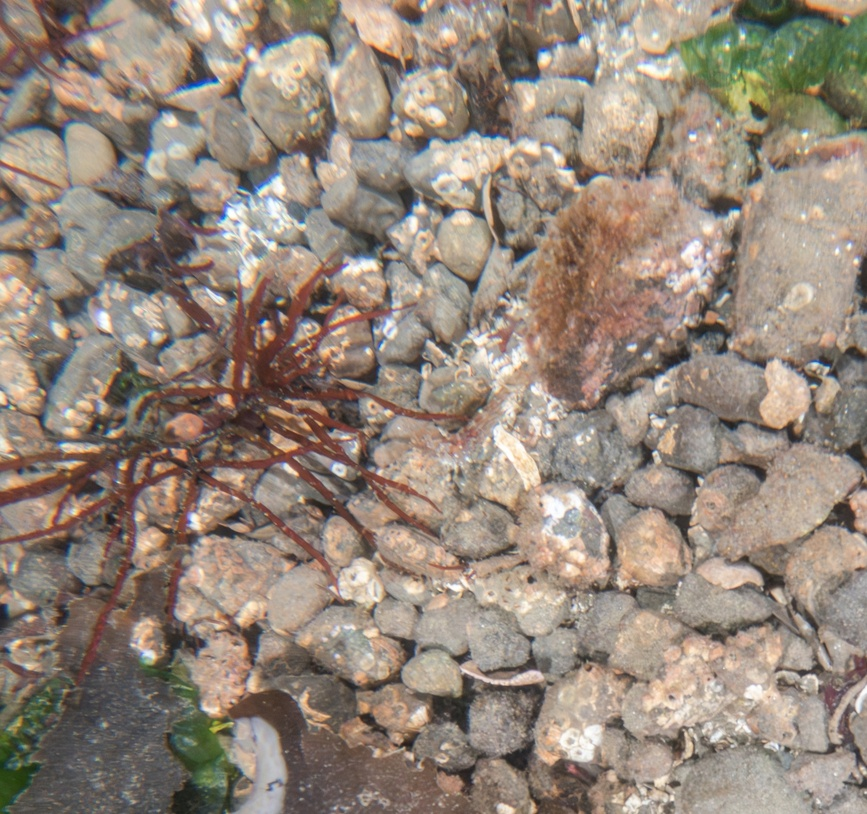
#> input picture images/small_test_rock.jpg, 867 x 814 px, shrunk from 2409 x 2263 before the run; its folder holds only this picture in this run
$ python houghCircles.py
#> lines starting #> are read from the running program, lines starting #| are printed output that depends on the picture
import cv2
import os
import numpy as np


image_dir = 'images'

# List all files in the directory
image_files = [f for f in os.listdir(image_dir) if os.path.isfile(os.path.join(image_dir, f))]

for image_file in image_files:
    print("image file: " +  image_file)
    img_path = os.path.join(image_dir, image_file)
    img = cv2.imread(img_path, 0)
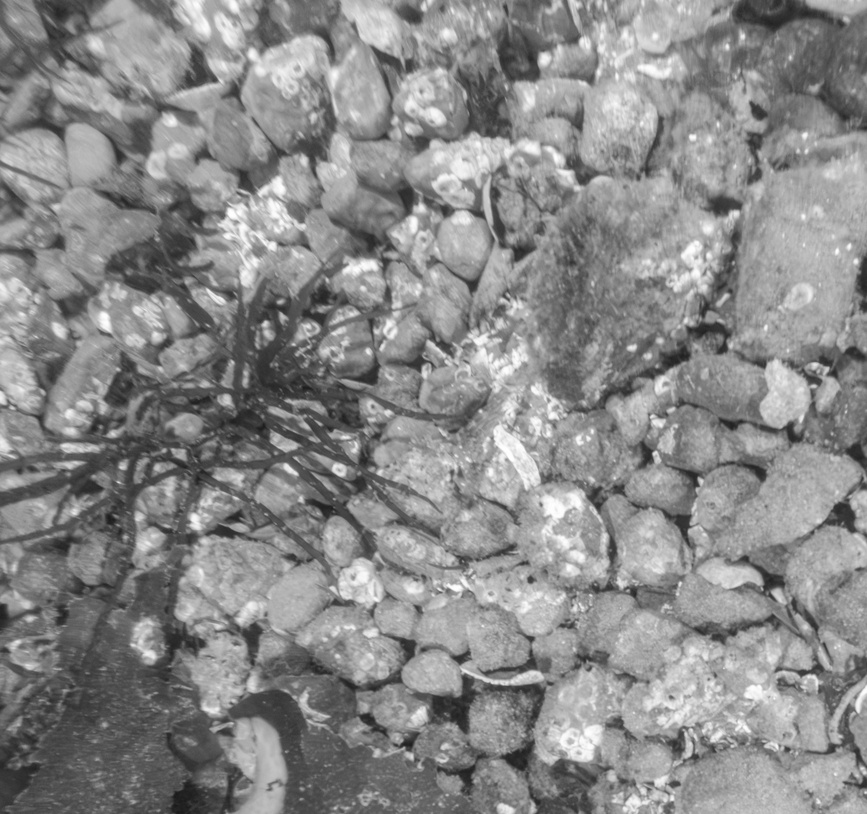
#> img: shape (814, 867); min 25, max 255, mean 137.4
    img = cv2.medianBlur(img, 5)
    cimg = cv2.cvtColor(img, cv2.COLOR_GRAY2BGR)

    circles = cv2.HoughCircles(img,cv2.HOUGH_GRADIENT,1,30,
                                param1=40,param2=30,minRadius=100,maxRadius=130)
#> circles = 48 rows, first 8: [658.5, 468.5, 125], [442.5, 393.5, 122.8], [599.5, 381.5, 120.6], [232.5, 567.5, 129.4], [232.5, 535.5, 129.4], [640.5, 193.5, 118.4], [507.5, 542.5, 129.4], [713.5, 544.5, 118.4]
    # min_dist: increase this value to find circles with a larger distance
    # maxRadius: reduce this parameter to avoid circles that contain more than one crater
    # param1: higher values make the edge detector less sensitive; only clear cut edges will be used

    print("number of circles: ", len(circles[0]))  # Number of circles found in the image
#| number of circles:  48

    if circles is not None:
        circles = np.uint16(np.around(circles))
#> circles = 48 rows, first 8: [658, 468, 125], [442, 394, 123], [600, 382, 121], [232, 568, 129], [232, 536, 129], [640, 194, 118], [508, 542, 129], [714, 544, 118]
        for i in circles[0, :]:
            # draw the outer circle
            cv2.circle(cimg, (i[0], i[1]), i[2], (0, 255, 0), 2)
            # draw the center of the circle
            cv2.circle(cimg, (i[0], i[1]), 2, (0, 0, 255), 3)
#> this loop made 48 passes
#> i on passes 1 to 12: [658, 468, 125], [442, 394, 123], [600, 382, 121], [232, 568, 129], [232, 536, 129], [640, 194, 118], [508, 542, 129], [714, 544, 118], [482, 258, 129], [458, 620, 121], [698, 468, 121], [412, 536, 123]
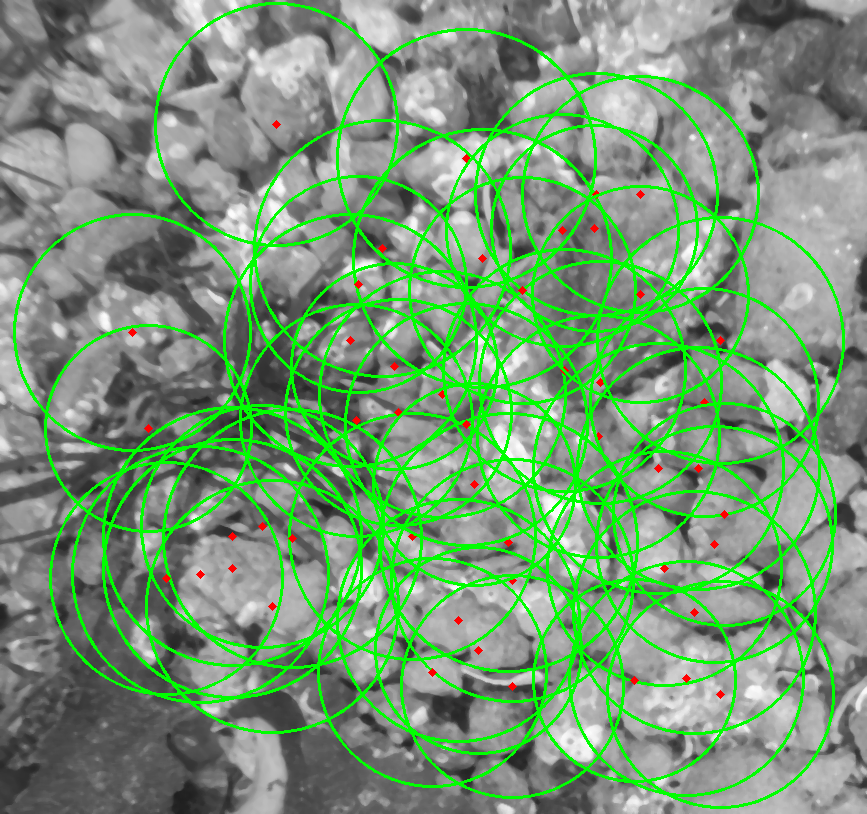
#> cimg: shape (814, 867, 3); mean B, G, R 117.9, 152.4, 118.6

        # cv2.imshow('detected circles', cimg)
        cv2.imwrite("with-circles" + image_file, cimg)  # Save image with detected circles
        cv2.waitKey(0)
